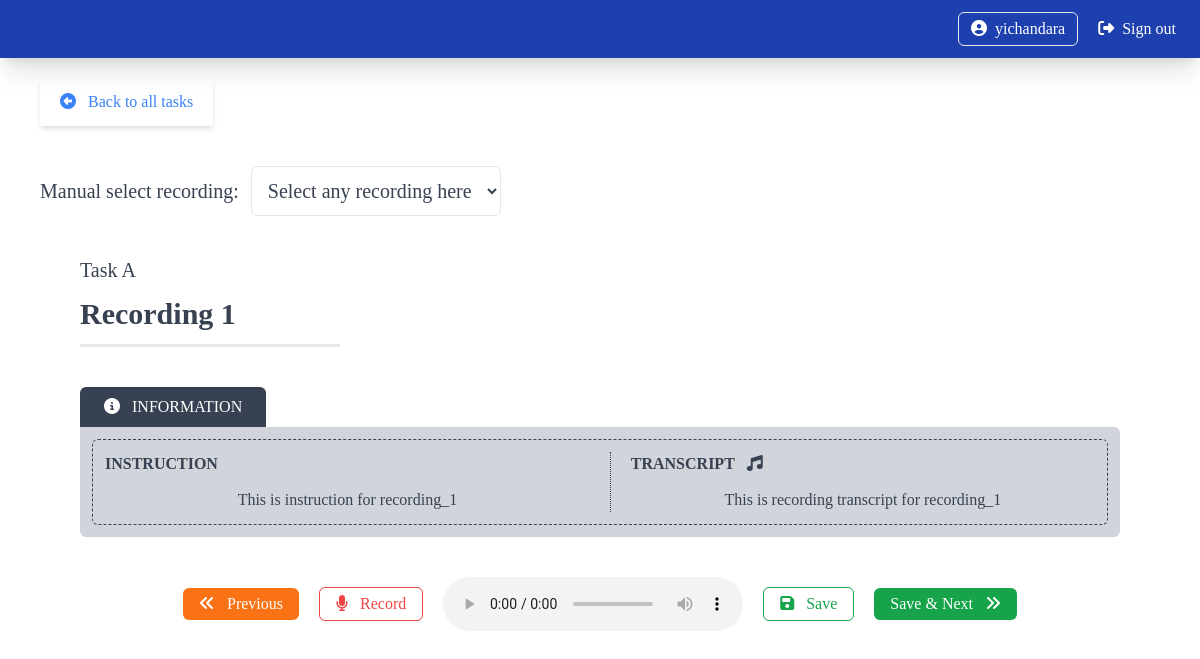
Page /task-detail/1 (signed in) on the committed database.
### src/models/user.py (models this page shows, shortened)
class User (db.Model, UserMixin):
    id = db.Column(db.Integer(), primary_key=True)
    username = db.Column(db.String(), nullable=False, unique=True)
    email = db.Column(db.String(), nullable=False)
    password_hash = db.Column(db.String(), nullable=False, default="password_disable")
    is_active = db.Column(db.Boolean(), nullable=False, default=True)
    created_at = db.Column(db.String(), nullable=False, default=datetime.now().strftime("%d/%m/%Y_%H:%M:%S"))
    updated_at = db.Column(db.String(), nullable=False, default=datetime.now().strftime("%d/%m/%Y_%H:%M:%S"))
    @property
    def password(self):
        return self.password
    roles = db.relationship('Role', secondary=user_role, backref='users', lazy=True)
    speaker = db.relationship('Speaker', backref="user", lazy=True, uselist=False)
    tasks = db.relationship('Task', backref='created_by', lazy=True)
    export_histories = db.relationship('ExportHistory', backref='user', lazy=True)

### src/models/task.py (models this page shows)
class Task (db.Model):
    id = db.Column(db.Integer(), primary_key=True)
    name = db.Column(db.String(), nullable=False, unique=True)
    description = db.Column(db.String(length=500), nullable=True)
    created_at = db.Column(db.String(), nullable=False, default=datetime.now().strftime("%d/%m/%Y_%H:%M:%S"))
    updated_at = db.Column(db.String(), nullable=False, default=datetime.now().strftime("%d/%m/%Y_%H:%M:%S"))
    from src.models import recording
    recordings = db.relationship('Recording', backref='task', lazy=True)
    created_user_id = db.Column(db.Integer(), db.ForeignKey('user.id'), nullable=False)
    record_config_id = db.Column(db.Integer(), db.ForeignKey('record_config.id'), nullable=True)

### src/models/recording.py (models this page shows)
class Recording(db.Model):
    id = db.Column(db.Integer(), primary_key=True)
    transcript = db.Column(db.String(length=500), nullable=False)
    instruction = db.Column(db.String(length=500), nullable=False)
    sample_filename = db.Column(db.String(), nullable=True, unique=True)
    created_at = db.Column(db.String(), nullable=False, default=datetime.now().strftime("%d/%m/%Y_%H:%M:%S"))
    updated_at = db.Column(db.String(), nullable=False, default=datetime.now().strftime("%d/%m/%Y_%H:%M:%S"))
    task_id = db.Column(db.Integer(), db.ForeignKey('task.id'), nullable=False)
    audios = db.relationship('Audio', backref="recording", lazy=True)

### src/routes/routes.py (the view)
@app.route('/task-detail/<int:id>')
@login_required
def task_detail_page(id):
    speaker_id = current_user.speaker.id
    selected_task = taskController.findTaskById(data=id)
    filename = f'{current_user.username}_{str(datetime.now().strftime("%d%m%Y_%H%M%S"))}.ogg'
    recording_config = recordConfigController.is_existed(data=selected_task.record_config_id)
    remaining_recordings = recordingController.getRemainingRecording(
        speaker_id=speaker_id,
        selected_task=selected_task
    )
    audioController.getRecordConfig(
        frame_per_buffer=recording_config.number_of_sample,
        channel=recording_config.channel,
        rate=recording_config.sample_rate,
        filetype=recording_config.filetype,
        duration=recording_config.duration
    )
    if len(remaining_recordings) > 0:
        return render_template('task_detail.html', selected_task=selected_task, recording=remaining_recordings[0], recording_config=recording_config, filename=filename)
    else:
        return render_template('completed.html')

### src/controllers/audio_controller.py (called while the page is built)
    def getRecordConfig(self, frame_per_buffer, channel, rate, filetype, duration):
        self.FRAMES_PER_BUFFER = frame_per_buffer
        self.CHANNEL = channel
        self.RATE = rate
        self.FILETYPE = filetype
        self.DURATION = duration

    def getAllAudioByUser(self, speakerId):
        audios = audio.Audio.query.filter_by(speaker_id=speakerId)
        audioList = []
        for audioItem in audios:
            audioList.append(audioItem)
        return audioList

### src/controllers/record_config_controller.py (called while the page is built)
    def is_existed(self, data):
        req = record_config.RecordConfig.query.filter_by(id=data).first()
        if req:
            return req
        else:
            return None

### src/controllers/recording_controller.py (called while the page is built)
    def is_existed(self, data):
        req = recording.Recording.query.filter_by(id=data).first()
        if req:
            return req
        return None

### src/controllers/task_controller.py (called while the page is built)
    def findTaskById(self, data):
        req = task.Task.query.filter_by(id=data).first()
        if req:
            return req
        return None

### src/models/user.py (called while the page is built)
@login_manager.user_loader
def load_user(user_id):
    return User.query.get(int(user_id))

### src/templates/task_detail.html (shortened to what this page needs)
{% extends 'base.html' %}
{% block content %}
<div class="min-h-screen sm:px-10 px-5 py-5 text-gray-700">
    <div class="flex flex-col sm:space-y-10 space-y-5 item-start">
        <div>
            <a href="{{url_for('task_page')}}">
                <div class="flex flex-row space-x-3 px-5 py-3 text-blue-500 shadow-md max-w-max sm:text-base text-sm">
                    <div>
                        <i class="fa-solid fa-circle-left"></i>
                    </div>
                    <div>
                        Back to all tasks
                    </div>
                </div>
            </a>
        </div>
        <div class="flex flex-row space-x-3 items-center text-xl">
            <div>
                Manual select recording:
            </div>
            <div>
                <select class="p-3 rounded-md bg-white border" name="browse_recording_id" id="browse_recording_id">
                    <option value="0" selected>Select any recording here</option>
                </select>
            </div>
        </div>
        <div class="sm:px-10 px-5 w-full" id="task_detail_model">
            <div class="flex flex-col space-y-10">
                <div class="flex flex-col sm:space-y-3 space-y-1">
                    <div class="sm:text-xl text-sm">
                        <p>{{selected_task.name}}</p>
                    </div>
                    <div>
                        <div class="flex flex-row items-center justify-between">
                            <div class="sm:text-3xl text-xl font-bold">
                                <p>Recording {{recording.id}}</p>
                            </div>
                        </div>
                    </div>
                    <div class="w-1/4 border">
                        <hr>
                    </div>
                </div>
                <div class="flex flex-col">
                    <div class="bg-gray-700 text-white py-2 px-6 rounded-tl-md rounded-tr-md max-w-max">
                        <div class="flex flex-row space-x-3 uppercase sm:text-base text-sm">
                            <div>
                                <i class="fa-solid fa-circle-info"></i>
                            </div>
                            <div>
                                information
                            </div>
                        </div>
                    </div>
                    <div class="bg-gray-300 rounded-md rounded-tl-none p-3">
                        <div
                            class="sm:text-base text-sm flex sm:flex-row item-center justify-center sm:space-x-5 sm:space-y-0 flex-col space-y-5 space-x-0 border border-gray-700 border-dashed rounded-md p-3">
                            <div class="sm:w-1/2 w-full">
                                <div class="flex flex-col space-y-3 w-full items-start">
                                    <div class="font-bold uppercase">
                                        instruction
                                    </div>
                                    <div class="sm:self-center self-start sm:px-10 px-5 text-justify">
                                        {{recording.instruction}}
                                    </div>
                                </div>
                            </div>
                            <div class="sm:w-1/2 w-full sm:border-l sm:pl-5 border-gray-700 border-dotted">
                                <div class="flex flex-col space-y-3 w-full items-start">
                                    <div class="font-bold uppercase">
                                        <div class="flex flex-row space-x-3 items-center">
                                            <div>
                                                transcript
                                            </div>
                                            <div>
                                                <i class="fa-solid fa-music"></i>
                                            </div>
                                        </div>
                                    </div>
                                    <div class="sm:self-center self-start sm:px-10 px-5 text-justify">
                                        {{recording.transcript}}
                                    </div>
                                </div>
                            </div>
                        </div>
                    </div>
                </div>
            </div>
        </div>
        <div class="px-10 sm:block hidden">
            <div class="flex sm:flex-row space-x-5 space-y-0  items-center justify-center">
                <div class="bg-orange-500 px-4 py-1 text-white rounded-md">
                    <div class="flex flex-row space-x-3 item-center">
                        <div>
                            <i class="fa-solid fa-angles-left"></i>
                        </div>
                        <div>
                            Previous
                        </div>
                    </div>
                </div>
                <div id="mic_btn" class=" cursor-pointer border border-red-500 px-4 py-1 text-red-500 rounded-md">
                    <div class="flex flex-row space-x-3 item-center">
                        <div id="mic_btn_icon">
                            <i class="fa-solid fa-microphone"></i>
                        </div>
                        <div id="mic_btn_text">
                            Record
                        </div>
                    </div>
                </div>
                <div>
                    <audio src="" controls class="rounded-md" id="preview_audio"></audio>
                </div>
                <div class="border border-green-600 text-green-600 px-4 py-1 rounded-md">
                    <div class="flex flex-row space-x-3 item-center">
                        <div>
                            <i class="fa-solid fa-floppy-disk"></i>
                        </div>
                        <div>
                            Save
                        </div>
                    </div>
                </div>
                <div class="bg-green-600 px-4 py-1 text-white rounded-md cursor-pointer" id="next_btn">
                    <div class="flex flex-row space-x-3 item-center">
                        <div>
                            Save & Next
                        </div>
                        <div>
                            <i class="fa-solid fa-angles-right "></i>
                        </div>
                    </div>
                </div>
            </div>
        </div>
    </div>
</div>
{% endblock %}

### src/templates/includes/navbar.html (shortened to what this page needs)
<div class=" hidden sm:block">
  <div class="sticky">
    <div class="w-screen p-3 px-6 bg-blue-800 text-white shadow-xl">
      <div class="sm:flex flex-row items-center justify-between hidden">
        {% if current_user.is_authenticated %}
          <div class="flex flex-row space-x-5 items-center">
            <div class="flex flex-row space-x-2 items-center border rounded-md px-3 py-1 hover:bg-white hover:text-gray-700">
              <div>
                <i class="fa-solid fa-circle-user"></i>
              </div>
              <div>
                <a href="">{{current_user.username}}</a>
              </div>
            </div>
            <div class="flex-row space-x-2 items-center flex">
              <div>
                <i class="fa-solid fa-right-from-bracket"></i>
              </div>
              <div>
                <a href="{{url_for('signout_page')}}">Sign out</a>
              </div>
            </div>
          </div>
        {% endif %}
      </div>
  </div>
  </div>
</div>

### rows in the picture
User: username "yichandara"
Task: name "Task A"
Recording: id "1", instruction "This is instruction for recording_1", transcript "This is recording transcript for recording_1"
